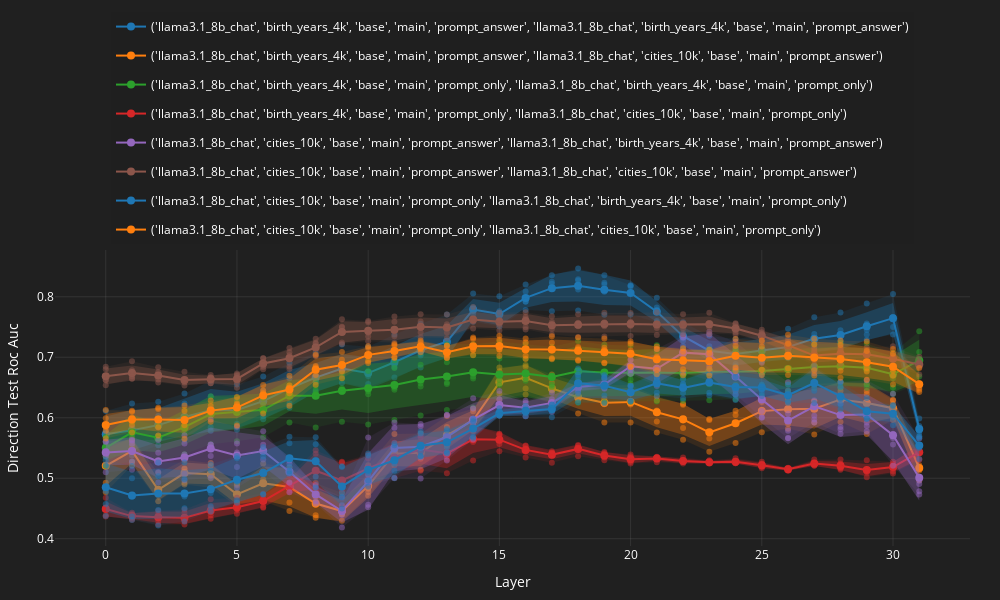
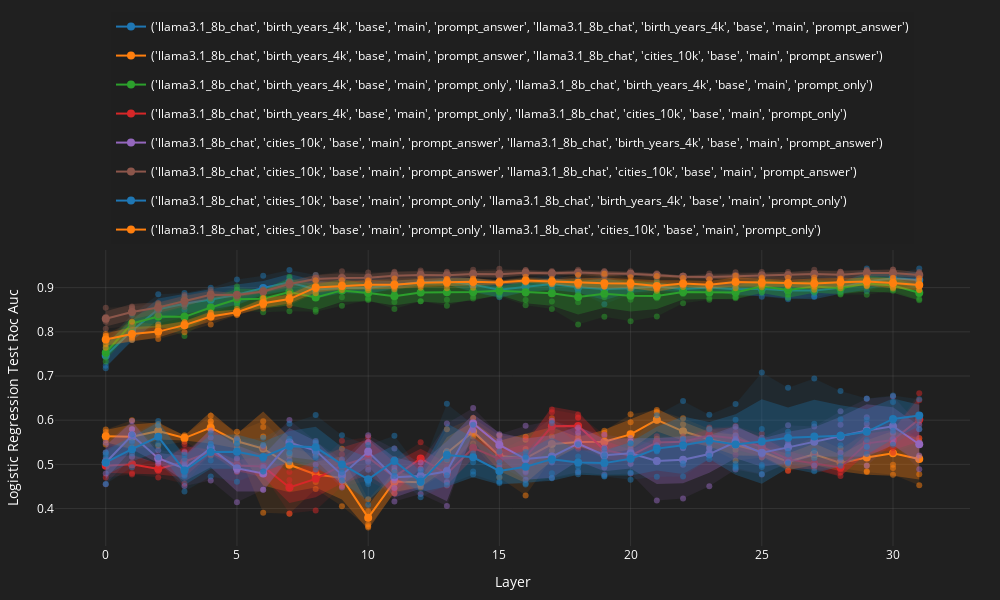

These figures' notebook cell, in order:
### Code cell
for classifier in ["direction", "logistic_regression"]:
    # for metric in ["f1_score", "accuracy_score", "precision_score", "recall_score", "test_roc_auc"]:
    for metric in ["test_roc_auc"]:
        plot_dict = {}
        for conf, res_df_ in res_df.groupby([
            "model_id_train", 
            "dataset_id_train", 
            "prompt_id_train", 
            "subset_id_train", 
            "input_type_train",
            "model_id_test",
            "dataset_id_test",
            "prompt_id_test",
            "subset_id_test",
            "input_type_test"
        ]):
            # if conf[4] != "prompt_only":
            #     continue
            
            print(f"{conf=}")
            res_df_pivot = pd.pivot(
                res_df_.drop(columns=[
                    "model_id_train",
                    "dataset_id_train",
                    "prompt_id_train",
                    "subset_id_train",
                    "input_type_train",
                    "model_id_test",
                    "dataset_id_test",
                    "prompt_id_test",
                    "subset_id_test",
                    "input_type_test"
                ]),
                index='layer',
                columns='fold',
                # values=['direction_f1_score', 'logistic_regression_f1_score']  # add all metrics you want to keep
            )
            # for classifier in ["direction", "logistic_regression"]:
            #     for metric in ["f1_score", "accuracy_score", "precision_score", "recall_score"]:
            plot_dict[str(conf)] = res_df_pivot[[f"{classifier}_{metric}"]]

        plot_interactive_lineplot(
            plot_dict,
            x_label="Layer",
            y_label=f"{classifier}_{metric}".replace("_", " ").title(),
            save_path=f"./classification_data/figures/llama31_8B_train_test_different_datasets{classifier}_{metric}{PCA_COMONENTS_LABEL}.html"
        ).show()
